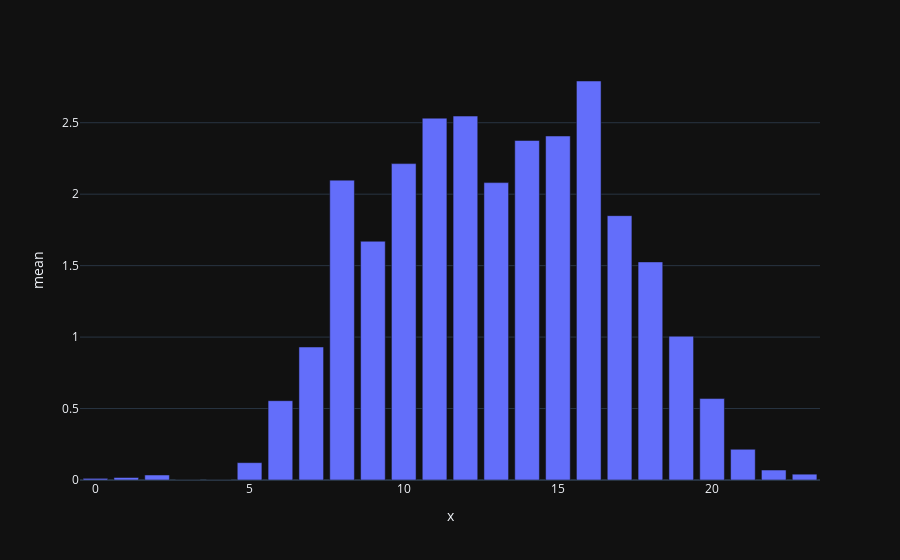

This figure's notebook cell:
### Code cell
# verify means for each hour
px.bar(stats, y='mean', x=stats.index, height=300)

### Figure 1 — Plotly figure (JSON) as saved in the notebook; plotly's stock layout.template omitted (floating-point values rounded to 4 significant figures)
{"data": [{"alignmentgroup": "True", "hovertemplate": "x=%{x}<br>mean=%{y}<extra></extra>", "legendgroup": "", "marker": {"color": "#636efa"}, "name": "", "offsetgroup": "", "orientation": "v", "showlegend": false, "textposition": "auto", "type": "bar", "x": [0, 1, 2, 3, 4, 5, 6, 7, 8, 9, 10, 11, 12, 13, 14, 15, 16, 17, 18, 19, 20, 21, 22, 23], "xaxis": "x", "y": [0.01156, 0.01744, 0.03488, 0, 0, 0.1214, 0.5549, 0.9306, 2.098, 1.671, 2.214, 2.532, 2.547, 2.081, 2.376, 2.407, 2.792, 1.85, 1.526, 1.006, 0.5698, 0.2151, 0.06977, 0.0407], "yaxis": "y"}], "layout": {"autosize": true, "barmode": "relative", "legend": {"tracegroupgap": 0}, "margin": {"t": 60}, "xaxis": {"anchor": "y", "autorange": true, "domain": [0, 1], "range": [-0.5, 23.5], "title": {"text": "x"}, "type": "linear"}, "yaxis": {"anchor": "x", "autorange": true, "domain": [0, 1], "range": [0, 2.939], "title": {"text": "mean"}, "type": "linear"}}}
